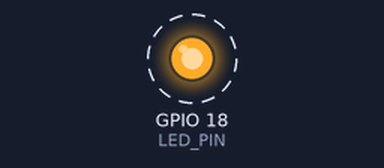
Bench run of a sketch on a simulated ESP32. Parts: output pins drawn as LEDs (lit = HIGH). Dashed ring = blinking. What the sketch prints to the serial monitor is not drawn.

Above: at 0.2 s.
Timing chart, 0 to 3.0 s (numbered marks = the images above):
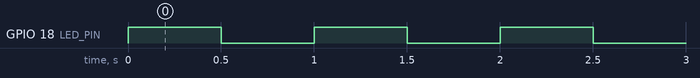

The sketch:

blink_test.ino
```cpp
// blink_test.ino - "is the ESP32 alive?" test
// Wiring: GPIO18 -> 220 ohm resistor -> LED long leg (anode); LED short leg (cathode) -> GND
// Serial Monitor at 115200 baud also prints a heartbeat, so you know the code is running even if the LED is wired wrong.

const int LED_PIN = 18;  // GPIO18 drives the external LED
const unsigned long BLINK_MS = 500;  // half a second on, half a second off

void setup() {  // runs once at power-up
  Serial.begin(115200);  // start the USB serial monitor
  pinMode(LED_PIN, OUTPUT);  // make GPIO18 an output pin
  Serial.println("ESP32 alive - blinking LED on GPIO18");  // startup message
}

void loop() {  // runs forever
  digitalWrite(LED_PIN, HIGH);  // 3.3 V on the pin: LED on
  Serial.println("LED ON");  // heartbeat in the serial monitor
  delay(BLINK_MS);  // wait
  digitalWrite(LED_PIN, LOW);  // 0 V on the pin: LED off
  Serial.println("LED OFF");  // heartbeat in the serial monitor
  delay(BLINK_MS);  // wait
}
```

Measured:
- by itself, GPIO 18 (LED_PIN): alternates HIGH for 0.50 s and LOW for 0.50 s
